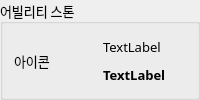
          <widget class="QGroupBox" name="groupStone">
           <property name="maximumSize">
            <size>
             <width>250</width>
             <height>150</height>
            </size>
           </property>
           <property name="font">
            <font>
             <family>나눔스퀘어 네오 Regular</family>
             <pointsize>10</pointsize>
             <bold>false</bold>
            </font>
           </property>
           <property name="title">
            <string>어빌리티 스톤</string>
           </property>
           <layout class="QHBoxLayout" name="horizontalLayout_14">
            <item>
             <layout class="QVBoxLayout" name="verticalLayout_26">
              <item>
               <widget class="QLabel" name="lbIconStone">
                <property name="text">
                 <string>아이콘</string>
                </property>
               </widget>
              </item>
             </layout>
            </item>
            <item>
             <layout class="QVBoxLayout" name="verticalLayout_27">
              <item>
               <widget class="QLabel" name="lbNameStone">
                <property name="text">
                 <string>TextLabel</string>
                </property>
               </widget>
              </item>
              <item>
               <widget class="QLabel" name="lbEngraveStone">
                <property name="font">
                 <font>
                  <family>나눔스퀘어 네오 Bold</family>
                  <pointsize>10</pointsize>
                  <bold>true</bold>
                 </font>
                </property>
                <property name="text">
                 <string>TextLabel</string>
                </property>
               </widget>
              </item>
             </layout>
            </item>
           </layout>
          </widget>
